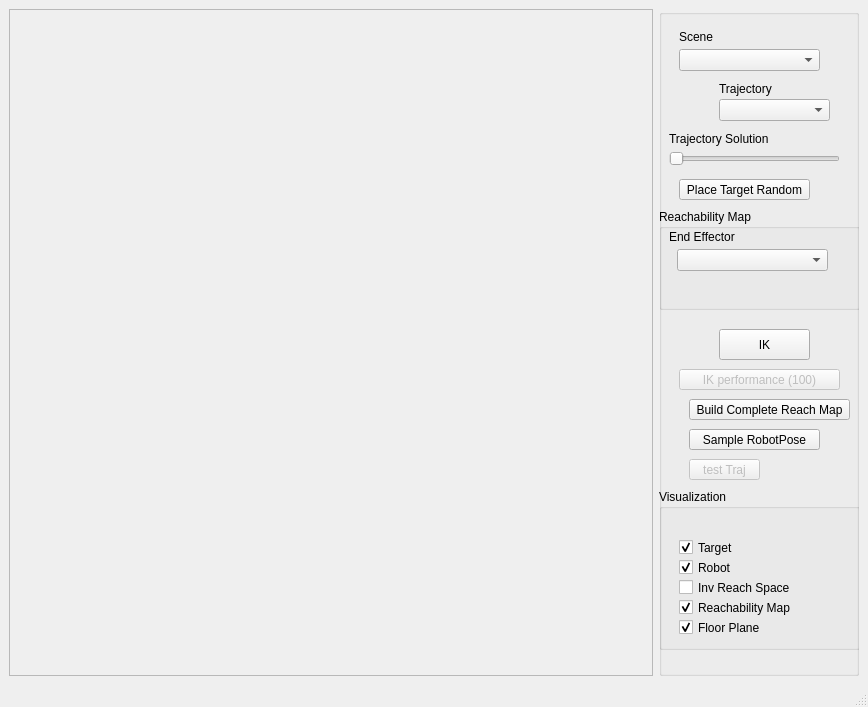
<?xml version="1.0" encoding="UTF-8"?>
<ui version="4.0">
 <class>MainWindowReachability</class>
 <widget class="QMainWindow" name="MainWindowReachability">
  <property name="geometry">
   <rect>
    <x>0</x>
    <y>0</y>
    <width>868</width>
    <height>707</height>
   </rect>
  </property>
  <property name="windowTitle">
   <string> VirtualRobot - ReachabilityMap Demo</string>
  </property>
  <widget class="QWidget" name="centralwidget">
   <layout class="QGridLayout" name="gridLayout">
    <item row="0" column="0">
     <widget class="QFrame" name="frameViewer">
      <property name="frameShape">
       <enum>QFrame::StyledPanel</enum>
      </property>
      <property name="frameShadow">
       <enum>QFrame::Raised</enum>
      </property>
     </widget>
    </item>
    <item row="0" column="1">
     <widget class="QGroupBox" name="groupBox">
      <property name="maximumSize">
       <size>
        <width>200</width>
        <height>16777215</height>
       </size>
      </property>
      <property name="title">
       <string/>
      </property>
      <widget class="QGroupBox" name="groupBox_3">
       <property name="geometry">
        <rect>
         <x>0</x>
         <y>480</y>
         <width>201</width>
         <height>161</height>
        </rect>
       </property>
       <property name="title">
        <string>Visualization</string>
       </property>
       <widget class="QCheckBox" name="checkBoxRobot">
        <property name="geometry">
         <rect>
          <x>20</x>
          <y>70</y>
          <width>131</width>
          <height>17</height>
         </rect>
        </property>
        <property name="text">
         <string>Robot</string>
        </property>
        <property name="checked">
         <bool>true</bool>
        </property>
       </widget>
       <widget class="QCheckBox" name="checkBoxReachabilityVisu">
        <property name="geometry">
         <rect>
          <x>20</x>
          <y>90</y>
          <width>131</width>
          <height>17</height>
         </rect>
        </property>
        <property name="text">
         <string>Inv Reach Space</string>
        </property>
        <property name="checked">
         <bool>false</bool>
        </property>
       </widget>
       <widget class="QCheckBox" name="checkBoxTarget">
        <property name="geometry">
         <rect>
          <x>20</x>
          <y>50</y>
          <width>131</width>
          <height>17</height>
         </rect>
        </property>
        <property name="text">
         <string>Target</string>
        </property>
        <property name="checked">
         <bool>true</bool>
        </property>
       </widget>
       <widget class="QCheckBox" name="checkBoxReachabilityMapVisu">
        <property name="geometry">
         <rect>
          <x>20</x>
          <y>110</y>
          <width>131</width>
          <height>17</height>
         </rect>
        </property>
        <property name="text">
         <string>Reachability Map</string>
        </property>
        <property name="checked">
         <bool>true</bool>
        </property>
       </widget>
       <widget class="QCheckBox" name="checkBoxFloor">
        <property name="geometry">
         <rect>
          <x>20</x>
          <y>130</y>
          <width>131</width>
          <height>17</height>
         </rect>
        </property>
        <property name="text">
         <string>Floor Plane</string>
        </property>
        <property name="checked">
         <bool>true</bool>
        </property>
       </widget>
      </widget>
      <widget class="QGroupBox" name="groupBox_4">
       <property name="geometry">
        <rect>
         <x>0</x>
         <y>200</y>
         <width>201</width>
         <height>101</height>
        </rect>
       </property>
       <property name="title">
        <string>Reachability Map</string>
       </property>
       <widget class="QLabel" name="label">
        <property name="geometry">
         <rect>
          <x>10</x>
          <y>20</y>
          <width>121</width>
          <height>16</height>
         </rect>
        </property>
        <property name="text">
         <string>End Effector</string>
        </property>
       </widget>
       <widget class="QComboBox" name="comboBoxEEF">
        <property name="geometry">
         <rect>
          <x>18</x>
          <y>40</y>
          <width>151</width>
          <height>22</height>
         </rect>
        </property>
       </widget>
      </widget>
      <widget class="QPushButton" name="pushButtonTargetRandom">
       <property name="geometry">
        <rect>
         <x>20</x>
         <y>170</y>
         <width>131</width>
         <height>21</height>
        </rect>
       </property>
       <property name="text">
        <string>Place Target Random</string>
       </property>
      </widget>
      <widget class="QPushButton" name="pushButton1">
       <property name="enabled">
        <bool>false</bool>
       </property>
       <property name="geometry">
        <rect>
         <x>20</x>
         <y>360</y>
         <width>161</width>
         <height>21</height>
        </rect>
       </property>
       <property name="text">
        <string>IK performance (100)</string>
       </property>
      </widget>
      <widget class="QPushButton" name="pushButton2">
       <property name="geometry">
        <rect>
         <x>30</x>
         <y>390</y>
         <width>161</width>
         <height>21</height>
        </rect>
       </property>
       <property name="text">
        <string>Build Complete Reach Map</string>
       </property>
      </widget>
      <widget class="QPushButton" name="pushButtonTraj">
       <property name="enabled">
        <bool>false</bool>
       </property>
       <property name="geometry">
        <rect>
         <x>30</x>
         <y>450</y>
         <width>71</width>
         <height>21</height>
        </rect>
       </property>
       <property name="text">
        <string>test Traj</string>
       </property>
      </widget>
      <widget class="QPushButton" name="pushButtonRobotPose">
       <property name="geometry">
        <rect>
         <x>30</x>
         <y>420</y>
         <width>131</width>
         <height>21</height>
        </rect>
       </property>
       <property name="text">
        <string>Sample RobotPose</string>
       </property>
      </widget>
      <widget class="QPushButton" name="pushButtonIK">
       <property name="geometry">
        <rect>
         <x>60</x>
         <y>320</y>
         <width>91</width>
         <height>31</height>
        </rect>
       </property>
       <property name="text">
        <string>IK</string>
       </property>
      </widget>
      <widget class="QComboBox" name="comboBoxScene">
       <property name="geometry">
        <rect>
         <x>20</x>
         <y>40</y>
         <width>141</width>
         <height>22</height>
        </rect>
       </property>
      </widget>
      <widget class="QLabel" name="label_2">
       <property name="geometry">
        <rect>
         <x>20</x>
         <y>20</y>
         <width>121</width>
         <height>16</height>
        </rect>
       </property>
       <property name="text">
        <string>Scene</string>
       </property>
      </widget>
      <widget class="QLabel" name="label_3">
       <property name="geometry">
        <rect>
         <x>60</x>
         <y>70</y>
         <width>71</width>
         <height>20</height>
        </rect>
       </property>
       <property name="text">
        <string>Trajectory</string>
       </property>
      </widget>
      <widget class="QComboBox" name="comboBoxTrajectory">
       <property name="geometry">
        <rect>
         <x>60</x>
         <y>90</y>
         <width>111</width>
         <height>22</height>
        </rect>
       </property>
      </widget>
      <widget class="QSlider" name="horizontalSliderTrajSol">
       <property name="geometry">
        <rect>
         <x>10</x>
         <y>140</y>
         <width>171</width>
         <height>19</height>
        </rect>
       </property>
       <property name="orientation">
        <enum>Qt::Horizontal</enum>
       </property>
      </widget>
      <widget class="QLabel" name="label_4">
       <property name="geometry">
        <rect>
         <x>10</x>
         <y>120</y>
         <width>161</width>
         <height>20</height>
        </rect>
       </property>
       <property name="text">
        <string>Trajectory Solution</string>
       </property>
      </widget>
     </widget>
    </item>
   </layout>
  </widget>
  <widget class="QMenuBar" name="menubar">
   <property name="geometry">
    <rect>
     <x>0</x>
     <y>0</y>
     <width>868</width>
     <height>21</height>
    </rect>
   </property>
  </widget>
  <widget class="QStatusBar" name="statusbar"/>
 </widget>
 <tabstops>
  <tabstop>checkBoxTarget</tabstop>
  <tabstop>checkBoxRobot</tabstop>
  <tabstop>checkBoxReachabilityVisu</tabstop>
 </tabstops>
 <resources/>
 <connections/>
</ui>
